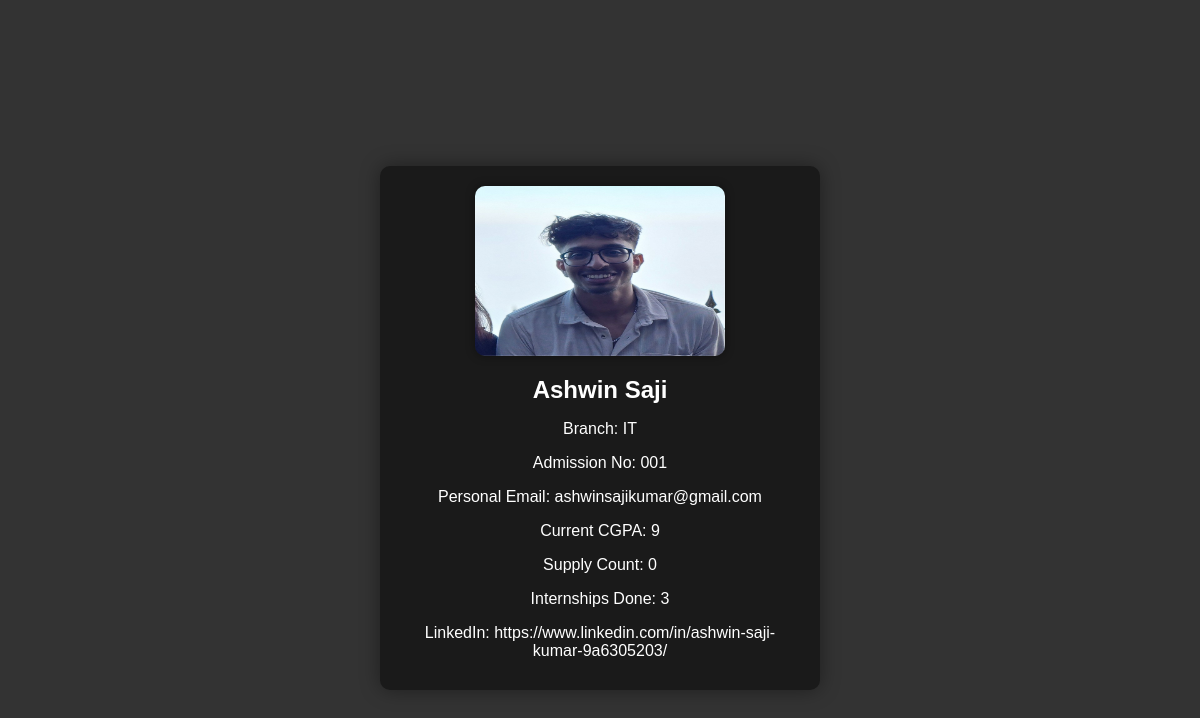
Page /company/student-details/14/ (signed in) on the earlier database version.
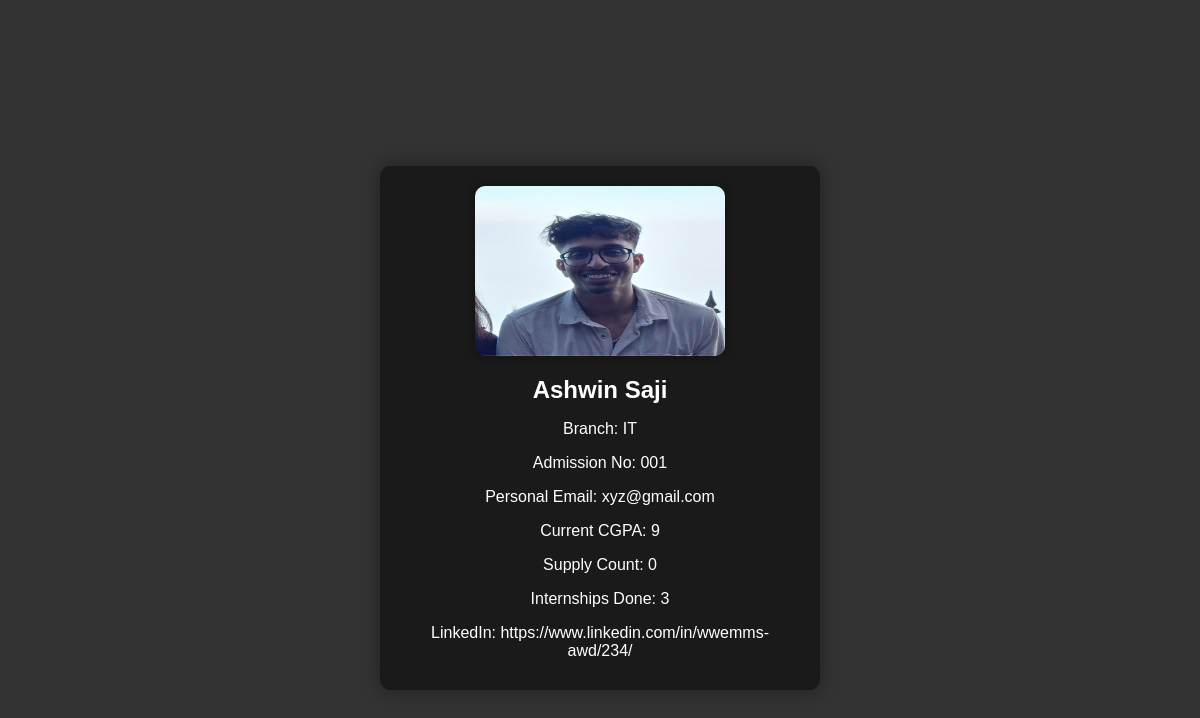
Same page on the later database version.
### register/models.py (models this page shows)
class Student(models.Model):
    user = models.OneToOneField(User, on_delete=models.CASCADE, null=True)
    BRANCH_CHOICES = [
        ("CSE", 'Computer Science and Engineering'),
        ('ECE', 'Electronics and Communication Engineering'),
        ('ME', 'Mechanical Engineering'),
        ('EEE', 'Electrical and Electronic Engineering'),
        ('IT', 'Information Technology'),
        ('CE', 'Civil Engineering'),
        ('AIDS', 'Artificial Intelligence and Data Science'),
        ('AEI', 'Applied Electronics & Instrumentation Engineering'),
    ]
    branch = models.CharField(max_length=4, choices=BRANCH_CHOICES, null=True, default='Unknown')
    admission_no = models.CharField(max_length=50, blank=True, null=True)
    StdEmail = models.EmailField(max_length=255)
    image = models.FileField(upload_to='student_images', blank=True, null=True)
    staff = models.ForeignKey(Staff, on_delete=models.CASCADE, related_name='students', null=True)

### std_app/models.py (models this page shows, shortened)
class StudentDetails(models.Model):
    user=models.OneToOneField(User,on_delete=models.CASCADE)
    uid=models.CharField(max_length=20)
    phno=models.IntegerField()
    PEmailId=models.EmailField(max_length=255)
    address=models.CharField(max_length=255)
    Dob=models.DateField()
    Aadhar=models.IntegerField()
    Pan=models.CharField(max_length=20)
    Passport=models.CharField(max_length=20)
    BloodGrp=models.CharField(max_length=10)
    Religion=models.CharField(max_length=20)
    Fathers_Name=models.CharField(max_length=20)
    Mothers_Name=models.CharField(max_length=20)
    Father_Occupation=models.CharField(max_length=20)
    Mother_Occupation=models.CharField(max_length=20)
    LocalGuardian_Ph=models.IntegerField()
    District=models.CharField(max_length=20)
    Pincode=models.IntegerField()
    TenthSchoolName=models.CharField(max_length=50)
    TenthPercentage=models.IntegerField()
    TenthPassoutYear=models.IntegerField()
    TwelthSchoolName=models.CharField(max_length=50)
    TwelthPercentage=models.IntegerField()
    TwelthPassoutYear=models.IntegerField()
    Keam=models.IntegerField()
    S_one=models.IntegerField(null=True, blank=True,default=None)
    S_two=models.IntegerField(null=True, blank=True,default=None)
    S_three=models.IntegerField(null=True, blank=True,default=None)
    S_four=models.IntegerField(null=True, blank=True,default=None)
    S_five=models.IntegerField(null=True, blank=True,default=None)
    S_six=models.IntegerField(null=True, blank=True,default=None)
    S_seven=models.IntegerField(null=True, blank=True,default=None)
    S_eight=models.IntegerField(null=True, blank=True,default=None)
    Current_CGPA=models.IntegerField(null=True, blank=True)
    Supply_Count=models.IntegerField()
    LinkedIn=models.CharField(max_length=255,null=True, blank=True,default=None)
    Internship=models.IntegerField()
    class Meta:
        verbose_name_plural="Student's Information"

### company/views.py (the view)
# urls.py: path('student-details/<int:student_id>/', views.student_details, name='student_details'),
@login_required
def student_details(request, student_id):
    student = get_object_or_404(Student, id=student_id)
    student_details = get_object_or_404(StudentDetails, user=student.user)
    context = {
        'student': student,
        'student_details': student_details,
    }
    return render(request, 'student_details.html', context)

### templates/student_details.html (shortened to what this page needs)
<!DOCTYPE html>
<html>
<head>
</head>
<body>
  <div class="container">
    <img src="{{ student.image.url }}" alt="Student Image">
    <h2>{{ student.user.first_name }} {{student.user.last_name}}</h2>
    <p>Branch: {{ student.branch }}</p>
    <p>Admission No: {{ student.admission_no }}</p>
    <p>Personal Email: {{ student_details.PEmailId }}</p>
    <p>Current CGPA: {{ student_details.Current_CGPA }}</p>
    <p>Supply Count: {{ student_details.Supply_Count }}</p>
    <p>Internships Done: {{ student_details.Internship }}</p>
    <p>LinkedIn: {{ student_details.LinkedIn }}</p>
  </div>
</body>
</html>

### templates/student_details.html (style rules this page uses)
body { background-color: #333; font-family: Arial, sans-serif; display: flex; align-items: center; justify-content: center; min-height: 100vh; padding: 20px; }
.container { max-width: 400px; background-color: #1a1a1a; border-radius: 10px; box-shadow: 0 0 20px rgba(0, 0, 0, 0.4); padding: 20px; text-align: center; }
h2 { color: #fff; margin-bottom: 10px; }
img { display: block; margin: 0 auto; width: 250px; height: 170px; border-radius: 10px; box-shadow: 0 0 10px rgba(0, 0, 0, 0.4); margin-bottom: 20px; }
p { color: #fff; margin-bottom: 10px; }

Differences in the rows shown:
changed StudentDetails: PEmailId "ashwinsajikumar@gmail.com" → "xyz@gmail.com"; LinkedIn "https://www.linkedin.com/in/ashwin-saji-kumar-9a6305203/" → "https://www.linkedin.com/in/wwemms-awd/234/"
